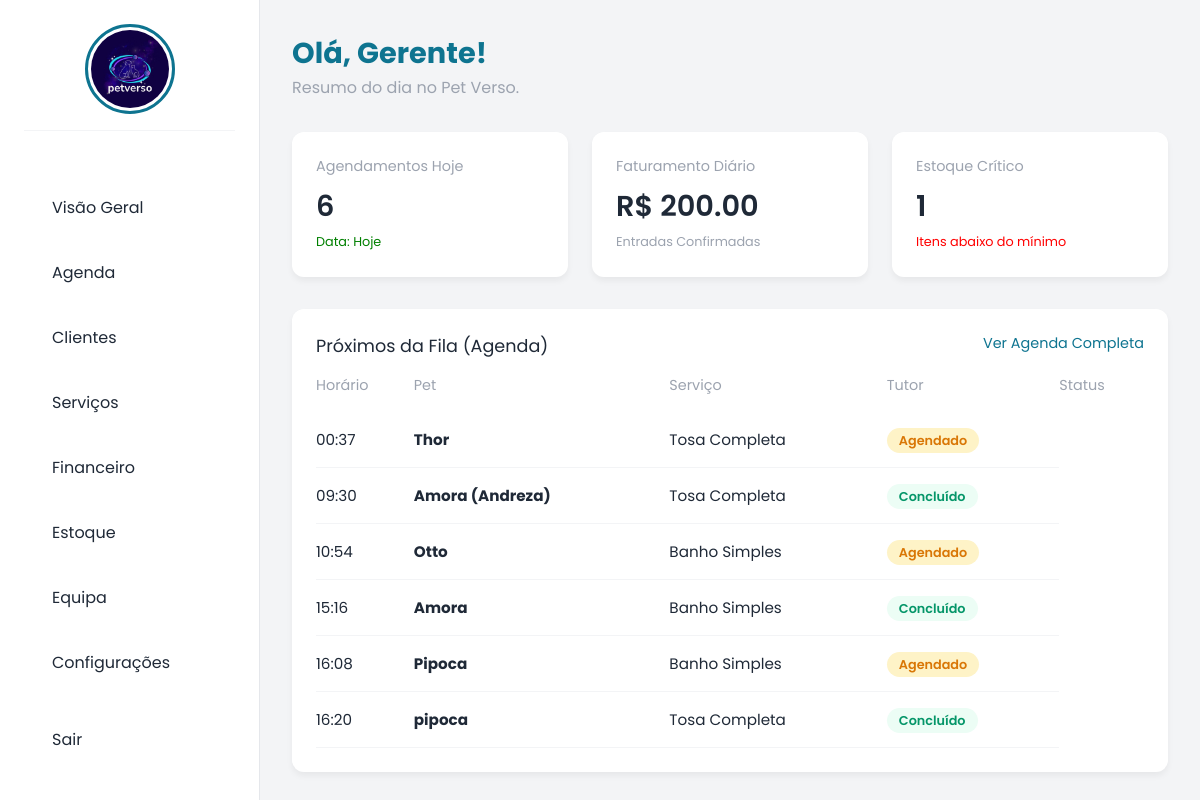
/dashboard (signed in), run on an earlier commit of the app's database.
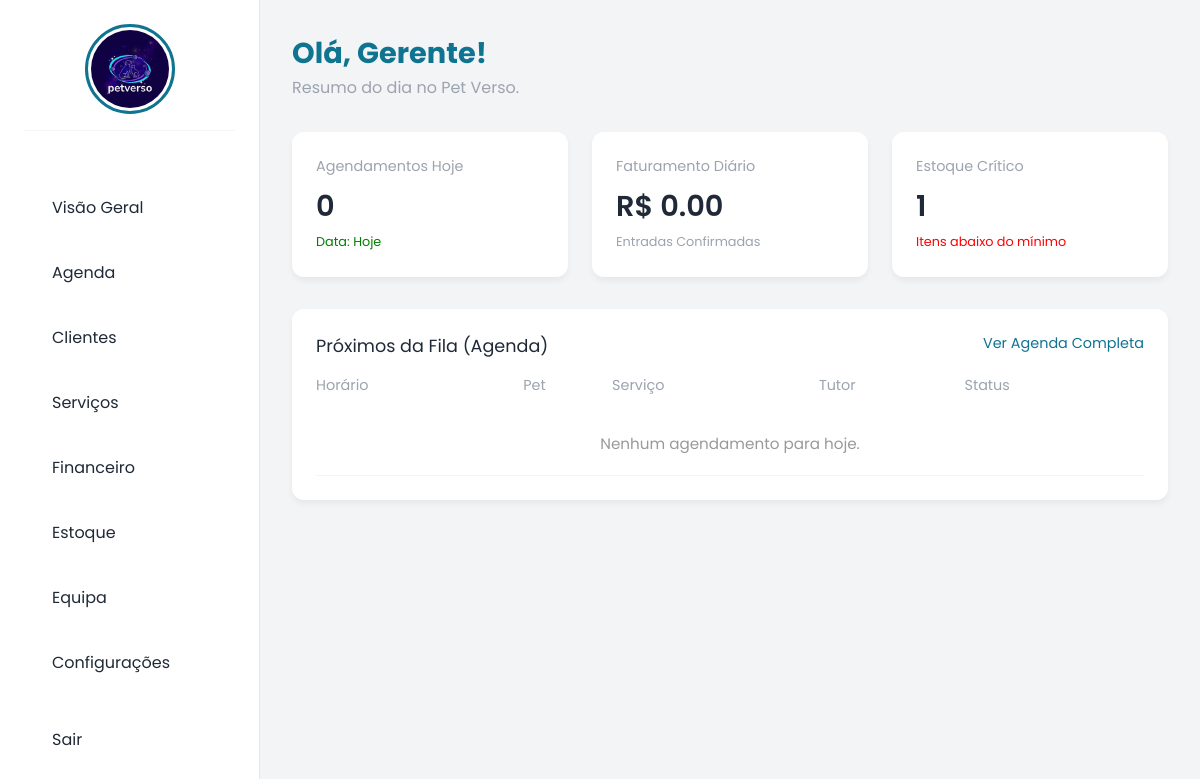
And on a later commit of the database.
### tables this page shows
CREATE TABLE agenda (
            id INTEGER PRIMARY KEY AUTOINCREMENT,
            nome_pet TEXT NOT NULL,
            servico TEXT NOT NULL,
            data TEXT NOT NULL,
            hora TEXT NOT NULL,
            status TEXT DEFAULT 'Agendado',
            observacoes TEXT
        , taxi TEXT, nome_tutor TEXT, cliente_id INTEGER);

### app.py (the view)
@app.route('/dashboard')
def dashboard():
    if 'user_id' not in session: return redirect('/login')
    conn = get_db_connection()
    hoje = date.today().strftime('%Y-%m-%d')
    agendamentos_hoje = conn.execute("SELECT COUNT(*) FROM agenda WHERE data = ?", (hoje,)).fetchone()[0]
    resultado_fatura = conn.execute("SELECT SUM(valor) FROM financeiro WHERE tipo = 'Entrada' AND data = ?", (hoje,)).fetchone()[0]
    faturamento_hoje = resultado_fatura if resultado_fatura else 0.0
    estoque_critico = conn.execute("SELECT COUNT(*) FROM estoque WHERE qtd_atual < qtd_minima").fetchone()[0]
    proximos_agendamentos = conn.execute("SELECT * FROM agenda WHERE data = ? ORDER BY hora ASC", (hoje,)).fetchall()
    conn.close()
    return render_template('dashboard.html',
                           total_agendamentos=agendamentos_hoje,
                           faturamento=faturamento_hoje,
                           estoque_critico=estoque_critico,
                           proximos=proximos_agendamentos)

### app.py (called while the page is built)
def get_db_connection():
    conn = sqlite3.connect(DB_NAME)
    conn.row_factory = sqlite3.Row # Permite chamar colunas pelo nome
    return conn

def tem_permissao(area):
    if 'user_id' not in session: return False
    if session.get('cargo') == 'gerente': return True
    permissoes_usuario = session.get('permissoes', '')
    if not permissoes_usuario: return False
    lista = permissoes_usuario.split(',')
    return area in lista

### templates/dashboard.html (shortened to what this page needs)
<!DOCTYPE html>
<html lang="pt-br">
<head>
    <link rel="stylesheet" href="/static/style.css">
</head>
<body>
    <nav class="sidebar">
    <div class="sidebar-header">
        <img src="{{ url_for('static', filename='logo.png') }}" alt="Logo" class="logo-circulo">
    </div>
    <a href="/dashboard" class="menu-item"> Visão Geral</a>
    {% if tem_permissao('agenda') %}
    <a href="/agenda" class="menu-item"> Agenda</a>
    {% endif %}
    {% if tem_permissao('clientes') %}
    <a href="/clientes" class="menu-item"> Clientes</a>
    {% endif %}
    {% if tem_permissao('servicos') %}
    <a href="/servicos" class="menu-item"> Serviços</a>
    {% endif %}
    {% if tem_permissao('financeiro') %}
    <a href="/financeiro" class="menu-item"> Financeiro</a>
    {% endif %}
    {% if tem_permissao('estoque') %}
    <a href="/estoque" class="menu-item"> Estoque</a>
    {% endif %}
    {% if session['cargo'] == 'gerente' %}
    <a href="/equipa" class="menu-item"> Equipa</a>
    {% endif %}
    <a href="/configuracoes" class="menu-item"> Configurações</a>
    <div style="margin-top: auto;">
        <a href="/logout" class="menu-item"> Sair</a>
    </div>
</nav>
    <main class="main-content">
        <header class="header">
            <div>
                <h1 style="color: var(--primary-color);">
             Olá, {{ session.get('nome', 'Gestor').split()[0] }}!
         </h1>
         <p style="color: var(--text-light);">Resumo do dia no Pet Verso.</p>
            </div>
             </header>
        <div class="stats-grid">
            <div class="card">
    <div class="card-title">Agendamentos Hoje</div>
    <div class="card-value">{{ total_agendamentos }}</div>
    <small style="color: green; font-size: 0.8rem;">Data: Hoje</small>
</div>
<div class="card">
    <div class="card-title">Faturamento Diário</div>
    <div class="card-value">R$ {{ "%.2f"|format(faturamento) }}</div>
    <small style="color: var(--text-light); font-size: 0.8rem;">Entradas Confirmadas</small>
</div>
<div class="card">
    <div class="card-title">Estoque Crítico</div>
    <div class="card-value">{{ estoque_critico }}</div>
    <small style="color: red; font-size: 0.8rem;">Itens abaixo do mínimo</small>
</div>
        </div>
        <div class="recent-section">
            <div class="section-title">
                <span>Próximos da Fila (Agenda)</span>
                <a href="/agenda" style="text-decoration: none; color: var(--primary-color); font-size: 0.9rem;">Ver Agenda Completa</a>
            </div>
            <table>
                <thead>
                    <tr>
                        <th>Horário</th>
                        <th>Pet</th>
                        <th>Serviço</th>
                        <th>Tutor</th>
                        <th>Status</th>
                    </tr>
                </thead>
                <tbody>
    {% for item in proximos %}
    <tr>
        <td>{{ item['hora'] }}</td>
        <td><strong>{{ item['nome_pet'] }}</strong></td>
        <td>{{ item['servico'] }}</td>
        <td>
            {% if item['status'] == 'Concluído' %}
                <span class="status banho" style="background:#ecfdf5; color:#059669;">Concluído</span>
            {% else %}
                <span class="status pendente">Agendado</span>
            {% endif %}
        </td>
    </tr>
    {% else %}
    <tr>
        <td colspan="5" style="text-align:center; color:#999; padding:20px;">
            Nenhum agendamento para hoje.
        </td>
    </tr>
    {% endfor %}
</tbody>
            </table>
        </div>
    </main>
</body>
</html>

### static/style.css (style rules this page uses)
.sidebar-header { display: flex; justify-content: center; align-items: center; margin-bottom: 2rem; padding-bottom: 1rem; border-bottom: 1px solid #f3f4f6; }
.logo-circulo { width: 90px; height: 90px; border-radius: 50%; object-fit: cover; border: 3px solid var(--primary-color); padding: 3px; background: white; }

### templates/dashboard.html (style rules this page uses)
:root { --primary-color: #0e7490; --secondary-color: #155e75; --accent-color: #f59e0b; --bg-color: #f3f4f6; --card-bg: #ffffff; --text-dark: #1f2937; --text-light: #9ca3af; }
* { margin: 0; padding: 0; box-sizing: border-box; font-family: 'Poppins', sans-serif; }
body { background-color: var(--bg-color); color: var(--text-dark); height: 100vh; overflow: hidden; display: flex; }
.sidebar { width: 260px; background-color: white; border-right: 1px solid #e5e7eb; display: flex; flex-direction: column; padding: 1.5rem; flex-shrink: 0; }
.sidebar-header { margin-bottom: 3rem; display: flex; align-items: center; gap: 10px; color: var(--primary-color); font-weight: bold; font-size: 1.2rem; }
.menu-item { display: flex; align-items: center; gap: 12px; padding: 1rem; color: var(--text-dark); text-decoration: none; border-radius: 8px; margin-bottom: 0.5rem; transition: 0.3s; cursor: pointer; }
.main-content { flex: 1; padding: 2rem; overflow-y: auto; }
.header { display: flex; justify-content: space-between; align-items: center; margin-bottom: 2rem; }
.header h1 { font-size: 1.8rem; }
.stats-grid { display: grid; grid-template-columns: repeat(auto-fit, minmax(250px, 1fr)); gap: 1.5rem; margin-bottom: 2rem; }
.card { background: white; padding: 1.5rem; border-radius: 12px; box-shadow: 0 4px 6px rgba(0,0,0,0.05); }
.card-title { font-size: 0.9rem; color: var(--text-light); margin-bottom: 0.5rem; }
.card-value { font-size: 1.8rem; font-weight: 600; color: var(--text-dark); }
.recent-section { background: white; padding: 1.5rem; border-radius: 12px; box-shadow: 0 4px 6px rgba(0,0,0,0.05); }
.section-title { font-size: 1.1rem; margin-bottom: 1rem; display: flex; justify-content: space-between; }
table { width: 100%; border-collapse: collapse; margin-top: 1rem; }
th { text-align: left; color: var(--text-light); font-weight: 400; padding-bottom: 1rem; font-size: 0.9rem; }
td { padding: 1rem 0; border-bottom: 1px solid #f3f4f6; font-size: 0.95rem; }

What changed in the data, as far as the page shows it:
removed agenda: hora "00:37", nome_pet "Thor", servico "Tosa Completa", status "Agendado"
removed agenda: hora "09:30", nome_pet "Amora (Andreza)", servico "Tosa Completa", status "Concluído"
removed agenda: hora "10:54", nome_pet "Otto", servico "Banho Simples", status "Agendado"
removed agenda: hora "15:16", nome_pet "Amora", servico "Banho Simples", status "Concluído"
removed agenda: hora "16:08", nome_pet "Pipoca", servico "Banho Simples", status "Agendado"
removed agenda: hora "16:20", nome_pet "pipoca", servico "Tosa Completa", status "Concluído"
Also different on the page:
{{ total_agendamentos }}: "6" → "0"
{{ "%.2f"|format(faturamento) }}: "200.00" → "0.00"
text now shown: "Nenhum agendamento para hoje."
